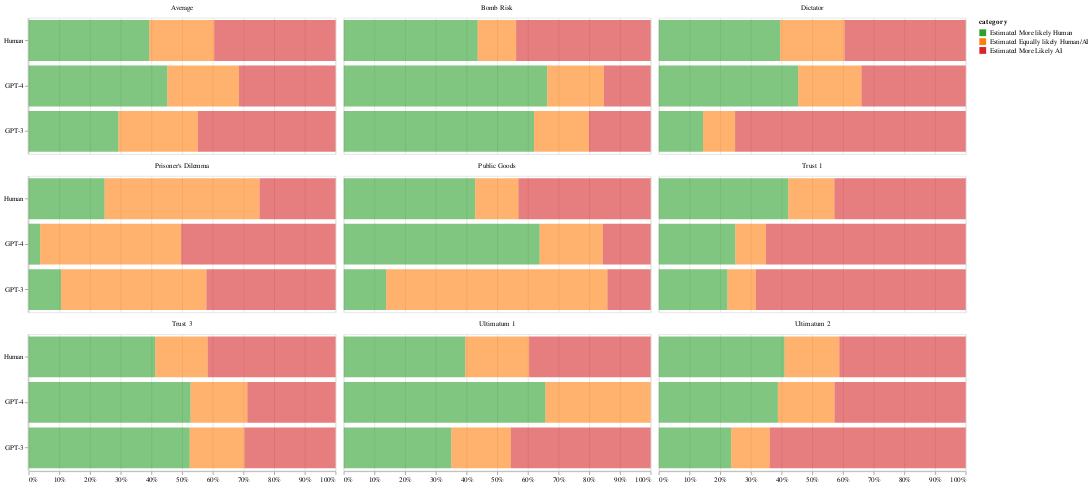

Here is the notebook cell this chart was saved with:
### Code cell
# Transform the data into a format suitable for Altair
records = []
for scenario, scenario_data in data.items():
    for entity, values in scenario_data.items():
        records.append({
            "scenario": scenario,
            "entity": entity,
            "Estimated More likely Human": values[0],
            "Estimated Equally likely Human/AI": values[1],
            "Estimated More Likely AI": values[2]
        })

# Create a DataFrame
df = pd.DataFrame.from_records(records)

# Melt the DataFrame to have category names and percentages in separate columns
df_melted = df.melt(id_vars=['scenario', 'entity'], 
                    value_vars=['Estimated More likely Human', 'Estimated Equally likely Human/AI', 'Estimated More Likely AI'],
                    var_name='category', value_name='percentage')

# Define the color scale
color_scale = alt.Scale(domain=['Estimated More likely Human', 'Estimated Equally likely Human/AI', 'Estimated More Likely AI'],
                        range=['#2ca02c', '#ff7f0e', '#d62728'])

# Create the selection for the interactive highlight
highlight = alt.selection_multi(on='click',fields=['entity'], empty='none')
# alt.selection_single(on='mouseover', fields=['category'], empty='none')

# Define the base chart with a bar mark and the selection highlight
base_chart = alt.Chart(df_melted).mark_bar().encode(
    x=alt.X('sum(percentage)', stack="normalize", title='', axis=alt.Axis(format='.0%')),
    y=alt.Y('entity:N', title='', sort=alt.EncodingSortField('entity', op='min', order='descending')),
    color=alt.Color('category', scale=color_scale),
    opacity=alt.condition(highlight, alt.value(1), alt.value(0.6)),
    tooltip=[alt.Tooltip('scenario'), alt.Tooltip('entity'), alt.Tooltip('category'), alt.Tooltip('sum(percentage):Q', format='.2%')]
).properties(
    width=450,  # Width of the individual charts
    height=200
).add_selection(
    highlight,
)

# Facet the base chart into two rows
faceted_chart = base_chart.facet(
    facet=alt.Facet('scenario', title='', header=alt.Header(labelOrient='top', titleOrient='top')),
    columns=3  # Display four graphs in each column
)

# Adjust spacing between the rows for better readability
faceted_chart = faceted_chart.configure_facet(spacing=10)

# Show the chart
faceted_chart

### Figure 1 — Vega-Lite specification as saved in the notebook (floating-point values rounded to 4 significant figures)
{"config": {"view": {"continuousWidth": 300, "continuousHeight": 300}, "facet": {"spacing": 10}}, "data": {"name": "data-15324f65530f0b8fd63816bc44e70ef2"}, "facet": {"field": "scenario", "header": {"labelOrient": "top", "titleOrient": "top"}, "title": "", "type": "nominal"}, "spec": {"mark": {"type": "bar"}, "encoding": {"color": {"field": "category", "scale": {"domain": ["Estimated More likely Human", "Estimated Equally likely Human/AI", "Estimated More Likely AI"], "range": ["#2ca02c", "#ff7f0e", "#d62728"]}, "type": "nominal"}, "opacity": {"condition": {"param": "param_13", "value": 1, "empty": false}, "value": 0.6}, "tooltip": [{"field": "scenario", "type": "nominal"}, {"field": "entity", "type": "nominal"}, {"field": "category", "type": "nominal"}, {"aggregate": "sum", "field": "percentage", "format": ".2%", "type": "quantitative"}], "x": {"aggregate": "sum", "axis": {"format": ".0%"}, "field": "percentage", "stack": "normalize", "title": "", "type": "quantitative"}, "y": {"field": "entity", "sort": {"field": "entity", "op": "min", "order": "descending"}, "title": "", "type": "nominal"}}, "height": 200, "name": "view_9", "width": 450}, "columns": 3, "params": [{"name": "param_13", "select": {"type": "point", "fields": ["entity"], "on": "click"}, "views": ["view_9"]}], "$schema": "https://vega.github.io/schema/vega-lite/v5.16.3.json", "datasets": {"data-15324f65530f0b8fd63816bc44e70ef2": [{"scenario": "Average", "entity": "Human", "category": "Estimated More likely Human", "percentage": 0.3936}, {"scenario": "Average", "entity": "GPT-4", "category": "Estimated More likely Human", "percentage": 0.452}, {"scenario": "Average", "entity": "GPT-3", "category": "Estimated More likely Human", "percentage": 0.2928}, {"scenario": "Dictator", "entity": "Human", "category": "Estimated More likely Human", "percentage": 0.3956}, {"scenario": "Dictator", "entity": "GPT-4", "category": "Estimated More likely Human", "percentage": 0.4542}, {"scenario": "Dictator", "entity": "GPT-3", "category": "Estimated More likely Human", "percentage": 0.1441}, {"scenario": "Ultimatum 1", "entity": "Human", "category": "Estimated More likely Human", "percentage": 0.3961}, {"scenario": "Ultimatum 1", "entity": "GPT-4", "category": "Estimated More likely Human", "percentage": 0.6575}, {"scenario": "Ultimatum 1", "entity": "GPT-3", "category": "Estimated More likely Human", "percentage": 0.3507}, {"scenario": "Ultimatum 2", "entity": "Human", "category": "Estimated More likely Human", "percentage": 0.4098}, {"scenario": "Ultimatum 2", "entity": "GPT-4", "category": "Estimated More likely Human", "percentage": 0.3881}, {"scenario": "Ultimatum 2", "entity": "GPT-3", "category": "Estimated More likely Human", "percentage": 0.2359}, {"scenario": "Trust 1", "entity": "Human", "category": "Estimated More likely Human", "percentage": 0.4222}, {"scenario": "Trust 1", "entity": "GPT-4", "category": "Estimated More likely Human", "percentage": 0.2493}, {"scenario": "Trust 1", "entity": "GPT-3", "category": "Estimated More likely Human", "percentage": 0.2238}, {"scenario": "Trust 3", "entity": "Human", "category": "Estimated More likely Human", "percentage": 0.4127}, {"scenario": "Trust 3", "entity": "GPT-4", "category": "Estimated More likely Human", "percentage": 0.5278}, {"scenario": "Trust 3", "entity": "GPT-3", "category": "Estimated More likely Human", "percentage": 0.525}, {"scenario": "Public Goods", "entity": "Human", "category": "Estimated More likely Human", "percentage": 0.4284}, {"scenario": "Public Goods", "entity": "GPT-4", "category": "Estimated More likely Human", "percentage": 0.6385}, {"scenario": "Public Goods", "entity": "GPT-3", "category": "Estimated More likely Human", "percentage": 0.138}, {"scenario": "Bomb Risk", "entity": "Human", "category": "Estimated More likely Human", "percentage": 0.4365}, {"scenario": "Bomb Risk", "entity": "GPT-4", "category": "Estimated More likely Human", "percentage": 0.6632}, {"scenario": "Bomb Risk", "entity": "GPT-3", "category": "Estimated More likely Human", "percentage": 0.62}, {"scenario": "Prisoner‘s Dilemma", "entity": "Human", "category": "Estimated More likely Human", "percentage": 0.2476}, {"scenario": "Prisoner‘s Dilemma", "entity": "GPT-4", "category": "Estimated More likely Human", "percentage": 0.0376}, {"scenario": "Prisoner‘s Dilemma", "entity": "GPT-3", "category": "Estimated More likely Human", "percentage": 0.1053}, {"scenario": "Average", "entity": "Human", "category": "Estimated Equally likely Human/AI", "percentage": 0.2109}, {"scenario": "Average", "entity": "GPT-4", "category": "Estimated Equally likely Human/AI", "percentage": 0.2335}, {"scenario": "Average", "entity": "GPT-3", "category": "Estimated Equally likely Human/AI", "percentage": 0.2586}, {"scenario": "Dictator", "entity": "Human", "category": "Estimated Equally likely Human/AI", "percentage": 0.2092}, {"scenario": "Dictator", "entity": "GPT-4", "category": "Estimated Equally likely Human/AI", "percentage": 0.2062}, {"scenario": "Dictator", "entity": "GPT-3", "category": "Estimated Equally likely Human/AI", "percentage": 0.1045}, {"scenario": "Ultimatum 1", "entity": "Human", "category": "Estimated Equally likely Human/AI", "percentage": 0.2079}, {"scenario": "Ultimatum 1", "entity": "GPT-4", "category": "Estimated Equally likely Human/AI", "percentage": 0.3425}, {"scenario": "Ultimatum 1", "entity": "GPT-3", "category": "Estimated Equally likely Human/AI", "percentage": 0.1939}, {"scenario": "Ultimatum 2", "entity": "Human", "category": "Estimated Equally likely Human/AI", "percentage": 0.1784}, {"scenario": "Ultimatum 2", "entity": "GPT-4", "category": "Estimated Equally likely Human/AI", "percentage": 0.1846}, {"scenario": "Ultimatum 2", "entity": "GPT-3", "category": "Estimated Equally likely Human/AI", "percentage": 0.1255}, {"scenario": "Trust 1", "entity": "Human", "category": "Estimated Equally likely Human/AI", "percentage": 0.1501}, {"scenario": "Trust 1", "entity": "GPT-4", "category": "Estimated Equally likely Human/AI", "percentage": 0.1}, {"scenario": "Trust 1", "entity": "GPT-3", "category": "Estimated Equally likely Human/AI", "percentage": 0.09244}, {"scenario": "Trust 3", "entity": "Human", "category": "Estimated Equally likely Human/AI", "percentage": 0.1707}, {"scenario": "Trust 3", "entity": "GPT-4", "category": "Estimated Equally likely Human/AI", "percentage": 0.1848}, {"scenario": "Trust 3", "entity": "GPT-3", "category": "Estimated Equally likely Human/AI", "percentage": 0.1781}, {"scenario": "Public Goods", "entity": "Human", "category": "Estimated Equally likely Human/AI", "percentage": 0.1407}, {"scenario": "Public Goods", "entity": "GPT-4", "category": "Estimated Equally likely Human/AI", "percentage": 0.2056}, {"scenario": "Public Goods", "entity": "GPT-3", "category": "Estimated Equally likely Human/AI", "percentage": 0.7212}, {"scenario": "Bomb Risk", "entity": "Human", "category": "Estimated Equally likely Human/AI", "percentage": 0.1252}, {"scenario": "Bomb Risk", "entity": "GPT-4", "category": "Estimated Equally likely Human/AI", "percentage": 0.1847}, {"scenario": "Bomb Risk", "entity": "GPT-3", "category": "Estimated Equally likely Human/AI", "percentage": 0.1792}, {"scenario": "Prisoner‘s Dilemma", "entity": "Human", "category": "Estimated Equally likely Human/AI", "percentage": 0.5048}, {"scenario": "Prisoner‘s Dilemma", "entity": "GPT-4", "category": "Estimated Equally likely Human/AI", "percentage": 0.4593}, {"scenario": "Prisoner‘s Dilemma", "entity": "GPT-3", "category": "Estimated Equally likely Human/AI", "percentage": 0.474}, {"scenario": "Average", "entity": "Human", "category": "Estimated More Likely AI", "percentage": 0.3955}, {"scenario": "Average", "entity": "GPT-4", "category": "Estimated More Likely AI", "percentage": 0.3145}, {"scenario": "Average", "entity": "GPT-3", "category": "Estimated More Likely AI", "percentage": 0.4486}, {"scenario": "Dictator", "entity": "Human", "category": "Estimated More Likely AI", "percentage": 0.3952}, {"scenario": "Dictator", "entity": "GPT-4", "category": "Estimated More Likely AI", "percentage": 0.3396}, {"scenario": "Dictator", "entity": "GPT-3", "category": "Estimated More Likely AI", "percentage": 0.7515}, {"scenario": "Ultimatum 1", "entity": "Human", "category": "Estimated More Likely AI", "percentage": 0.396}, {"scenario": "Ultimatum 1", "entity": "GPT-4", "category": "Estimated More Likely AI", "percentage": 0.0}, {"scenario": "Ultimatum 1", "entity": "GPT-3", "category": "Estimated More Likely AI", "percentage": 0.4555}, {"scenario": "Ultimatum 2", "entity": "Human", "category": "Estimated More Likely AI", "percentage": 0.4119}, {"scenario": "Ultimatum 2", "entity": "GPT-4", "category": "Estimated More Likely AI", "percentage": 0.4274}, {"scenario": "Ultimatum 2", "entity": "GPT-3", "category": "Estimated More Likely AI", "percentage": 0.6386}, {"scenario": "Trust 1", "entity": "Human", "category": "Estimated More Likely AI", "percentage": 0.4278}, {"scenario": "Trust 1", "entity": "GPT-4", "category": "Estimated More Likely AI", "percentage": 0.6507}, {"scenario": "Trust 1", "entity": "GPT-3", "category": "Estimated More Likely AI", "percentage": 0.6837}, {"scenario": "Trust 3", "entity": "Human", "category": "Estimated More Likely AI", "percentage": 0.4166}, {"scenario": "Trust 3", "entity": "GPT-4", "category": "Estimated More Likely AI", "percentage": 0.2875}, {"scenario": "Trust 3", "entity": "GPT-3", "category": "Estimated More Likely AI", "percentage": 0.2969}, {"scenario": "Public Goods", "entity": "Human", "category": "Estimated More Likely AI", "percentage": 0.4309}, {"scenario": "Public Goods", "entity": "GPT-4", "category": "Estimated More Likely AI", "percentage": 0.1558}, {"scenario": "Public Goods", "entity": "GPT-3", "category": "Estimated More Likely AI", "percentage": 0.1408}, {"scenario": "Bomb Risk", "entity": "Human", "category": "Estimated More Likely AI", "percentage": 0.4383}, {"scenario": "Bomb Risk", "entity": "GPT-4", "category": "Estimated More Likely AI", "percentage": 0.1521}, {"scenario": "Bomb Risk", "entity": "GPT-3", "category": "Estimated More Likely AI", "percentage": 0.2008}, {"scenario": "Prisoner‘s Dilemma", "entity": "Human", "category": "Estimated More Likely AI", "percentage": 0.2476}, {"scenario": "Prisoner‘s Dilemma", "entity": "GPT-4", "category": "Estimated More Likely AI", "percentage": 0.5031}, {"scenario": "Prisoner‘s Dilemma", "entity": "GPT-3", "category": "Estimated More Likely AI", "percentage": 0.4207}]}}
